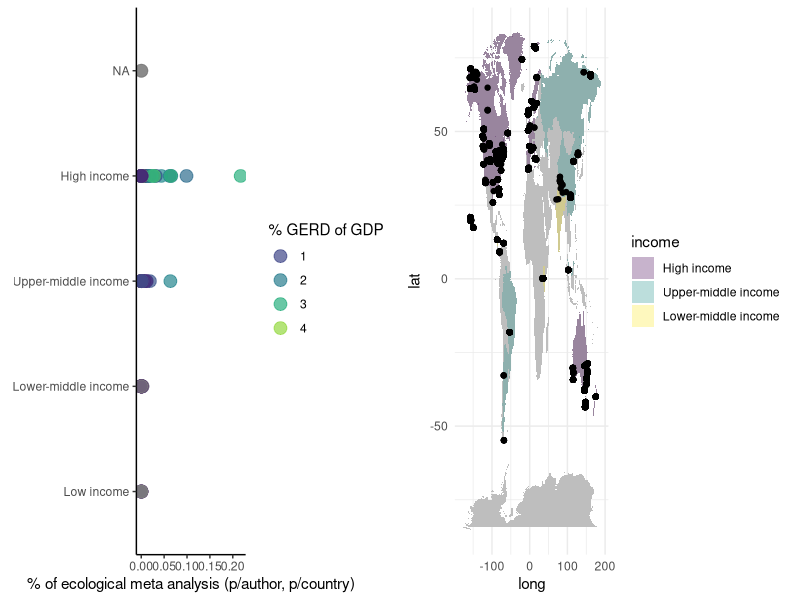

Write the R code that produced this figure. (Note: this script raises an error after producing the figure.)
#Required libraries----

library(stringr)
library(ggplot2)
library(dplyr)
require(maps)
require(viridis)
require(readxl)

#Set working directory
setwd("name of working directory")

#Figure 1a----

#Read the data file
Output<-read.table("Output.txt", sep="\t", header=TRUE, fill=TRUE)
Output$WB.Classification=as.factor(Output$WB.Classification)

#Set the WB$Classification levels
levels(Output$WB.Classification)=c("Low income", "Lower-middle income" ,"Upper-middle income", "High income")

#Create the plot
A=ggplot(Output, aes(x=WB.Classification, color=RD.investments, y=Percentage))+
  geom_point(size=4, alpha=0.7)+
  theme_classic()+
  scale_color_viridis()+
  ylab("% of ecological meta analysis (p/author, p/country)")+
  theme(axis.title.y =element_blank())+
  coord_flip()+
  guides(color=guide_legend(title="% GERD of GDP"))

#Read the data file
EMP_coverage_by_WB_income<-read.table("EMP_coverage_by_WB_income.txt", sep="\t", header=TRUE, fill=TRUE)

#Set the world map
world=map_data("world")

#Create frequency table of the EMP_coverage_by_WB_income per region and income
Counts=EMP_coverage_by_WB_income %>%  
  group_by(region, income) %>%    
  tally()

countries=inner_join(world, Counts, by = "region")
countries$income=as.factor(countries$income)

#Create frequency table of countries per region and income
Counts=countries %>%  
  group_by(region, income) %>%        
  summarize(income=first(income))%>%
  tally()

#Set the level names of the income column
countries$income <- factor(countries$income, levels = c("High income", "Upper-middle income", "Lower-middle income"))

#Create the plot
B=ggplot(data = world) +
  geom_polygon(data = world, fill = "gray", mapping = aes(x = long, y = lat, group=group))+
  geom_polygon(data = countries, aes(x = long, y = lat, group=group, fill=income), alpha=0.3)+
  geom_point(data = EMP_coverage_by_WB_income, aes(x = Longitude, y = Latitude))+
  theme_minimal()+
  scale_fill_viridis(discrete=TRUE)

#Present figures A and B alongside
cowplot::plot_grid(A, B, ncol=2)

#Figure 2b----

#information
#https://www.geeksforgeeks.org/how-to-make-world-map-with-ggplot2-in-r/
#https://www.datanovia.com/en/blog/how-to-create-a-map-using-ggplot2/


#Read data file
for_map=read_excel("Dataset_Datathon_FINAL.xlsx", sheet = "Dataset_Datathon")
colnames(for_map)

#Create freq table of BioProject rows (BioSamples) per site
freq_coord_bioproj <- for_map %>% 
  group_by(BioProject,latitude,longitude, geo_loc_name_country, env_broad_scale) %>%   # grouping, drag country names into this, you will use inner join on country names later on
  tally()

freq_coord_bioproj<-freq_coord_bioproj[-c(1:2),]#erase the first two rows that have inconclusive information

#Set the column names
colnames(freq_coord_bioproj)
colnames(freq_coord_bioproj)= c("BioProject", "lat", "long", "region", "Realm", "Samples")

#Specify the columns to be used as latitude and longitud
freq_coord_bioproj$lat=as.numeric(freq_coord_bioproj$lat)
freq_coord_bioproj$long=as.numeric(freq_coord_bioproj$long)

#Set the world map
world_map <- map_data("world")

#Set map with only Argentina and Uruguay
datathon_countries = c("Uruguay","Argentina","Antarctica")

#Set map with other South American countries
SouthAmerica=c("Brazil", "Chile", "Paraguay", "Bolivia")


# Retrieve the map with the South American countries
datathon_countries <- map_data("world", region = datathon_countries)
SouthAmerica=map_data("world", region= SouthAmerica)

#Plot the BioSample's coordinates on the created maps
ggplot() +  
  geom_polygon(data = datathon_countries, fill ="gray", mapping = aes(x = long, y = lat, group=group))+
  geom_polygon(data = SouthAmerica, fill = "lightgray", mapping = aes(x = long, y = lat, group=group))+
  geom_point(data = freq_coord_bioproj, aes(x = long, y = lat,  size=Samples, color=Realm, alpha=0.7))+
  coord_map(projection = "mercator") +
  lims(x = c(-80, -40), y = c(-65, -20))+
  theme_minimal()+
  scale_color_viridis(discrete=TRUE)

# Compute the centroid as the mean longitude and latitude
# Used as label coordinate for country's names
datathon_countries = datathon_countries %>%
  group_by(region) %>%
  summarise(long = mean(long), lat = mean(lat))

countries=inner_join(world, Counts, by = "region")

counts<-for_map %>%
  group_by(latitude,longitude,BioProject) %>%
  tally()

